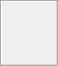
<?xml version="1.0" encoding="UTF-8"?>
<ui version="4.0">
  <class>Buttons</class>
  <widget class="QToolBar" name="Buttons">
    <property name="geometry">
      <rect>
        <x>0</x>
        <y>0</y>
        <width>58</width>
        <height>66</height>
      </rect>
    </property>
    <property name="windowTitle">
      <string>Buttons</string>
    </property>
    <widget class="QWidget" name="tbtAdd">
      <property name="geometry">
        <rect>
          <x>0</x>
          <y>0</y>
          <width>1</width>
          <height>1</height>
        </rect>
      </property>
      <property name="windowTitle">
        <string>Add</string>
      </property>
    </widget>
    <widget class="QWidget" name="tbtEdit">
      <property name="geometry">
        <rect>
          <x>0</x>
          <y>22</y>
          <width>1</width>
          <height>1</height>
        </rect>
      </property>
      <property name="windowTitle">
        <string>Edit</string>
      </property>
    </widget>
    <widget class="QWidget" name="tbtDel">
      <property name="geometry">
        <rect>
          <x>0</x>
          <y>44</y>
          <width>1</width>
          <height>1</height>
        </rect>
      </property>
      <property name="windowTitle">
        <string>Delete</string>
      </property>
    </widget>
  </widget>
  <resources/>
  <connections/>
</ui>
